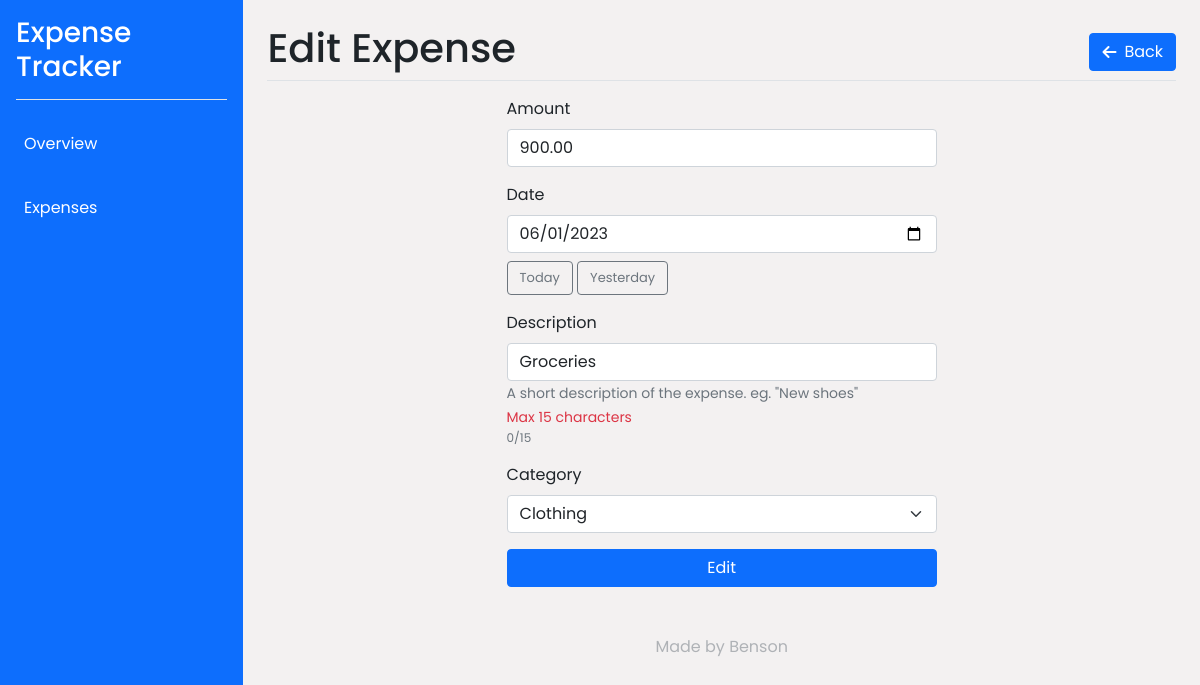
Page /?view=edit&exp=34 on the committed database.
### tables this page shows
CREATE TABLE `expenses` (
  `id` int(11) NOT NULL,
  `amount` decimal(10,2) DEFAULT NULL,
  `date` date DEFAULT NULL,
  `description` varchar(255) DEFAULT NULL,
  `category` varchar(255) DEFAULT NULL
);

### includes/edit.php (the view, shortened to what this page needs)
<?php
$expense = getExpense($conn, $_GET['exp']);
?>
<div class="mb-3 border-bottom d-flex align-items-center justify-content-between">
    <h1>Edit Expense</h1>
    <a href="./?view=expenses" class="btn btn-primary d-flex gap-2 align-items-center">
        <i class="fa-solid fa-arrow-left"></i> <span>Back</span>
    </a>
</div>
<div class="container">
    <div class="row">
        <div class="col-12 col-md-6 mx-auto">
            <form action="./processes/edit.proc.php" method="POST">
                <div class="mb-3">
                    <label for="amount" class="form-label">Amount</label>
                    <input type="text" class="form-control" id="amount" name="amount" value="<?= $expense['amount'] ?>">
                </div>
                <div class="mb-3">
                    <label for="date" class="form-label">Date</label>
                    <input type="date" class="form-control mb-2" id="date" name="date" value="<?= $expense['date'] ?>">
                    <button class="btn btn-outline-secondary" type="button" style="font-size: 13px;" id="pick-today">Today</button>
                    <button class="btn btn-outline-secondary" type="button" style="font-size: 13px;" id="pick-yesterday">Yesterday</button>
                </div>
                <div class="mb-3">
                    <label for="description" class="form-label">Description</label>
                    <input type="text" class="form-control" id="description" name="description" value="<?= $expense['description'] ?>">
                    <small id="descriptionHelp" class="form-text text-muted">A short description of the expense. eg. "New shoes" <br>
                        <span class="text-danger">Max 15 characters</span>
                    </small>
                    <div class="text-muted" style="font-size: 12px;">
                        <span id="description-count">0</span>/15
                    </div>
                </div>
                <div class="mb-3">
                    <label for="category" class="form-label">Category</label>
                    <select class="form-select" aria-label="Default select example" id="category" name="category">
                        <option value="Clothing" <?= $expense['category'] === 'Clothing' ? 'selected' : '' ?>>Clothing</option>
                    </select>
                </div>
                <button type="submit" name="edit" class="btn btn-primary w-100">Edit</button>
            </form>
        </div>
    </div>
</div>

### src/styles/style.css (style rules this page uses)
* { transition: all 0.1s ease-in-out; }
html, body { height: 100% !important; }
body { font-family: "Poppins", sans-serif; font-size: 16px; font-weight: 400; line-height: 1.5; color: #1e2429; background-color: #f3f1f1; }

### rows in the picture
expenses: amount "900.00", date "06/01/2023", description "Groceries", category "Clothing"
